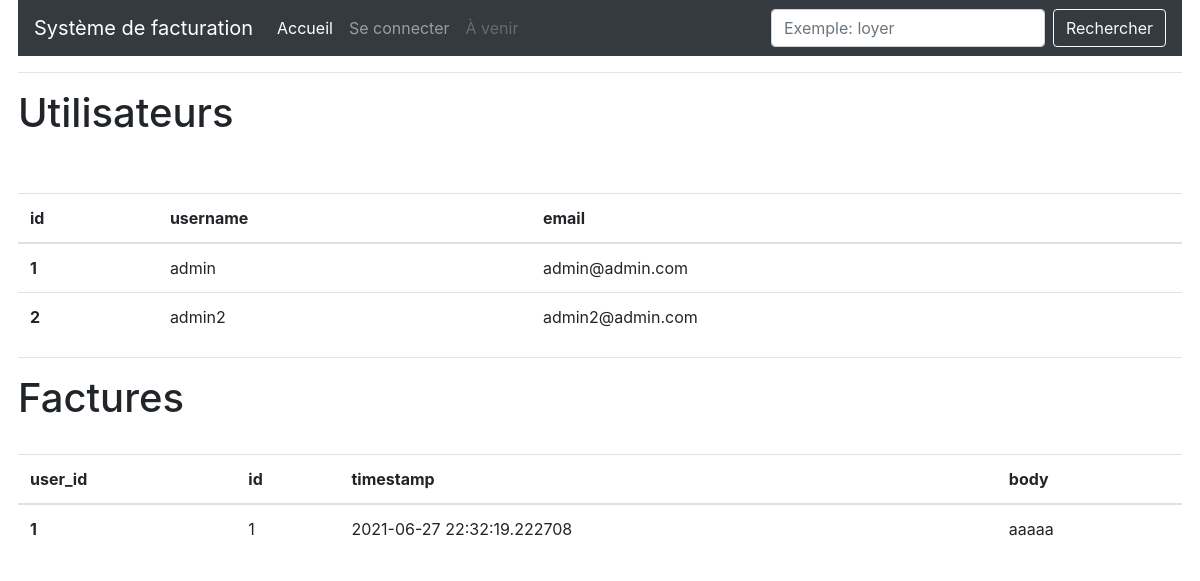
/all, run on an earlier commit of the app's database.
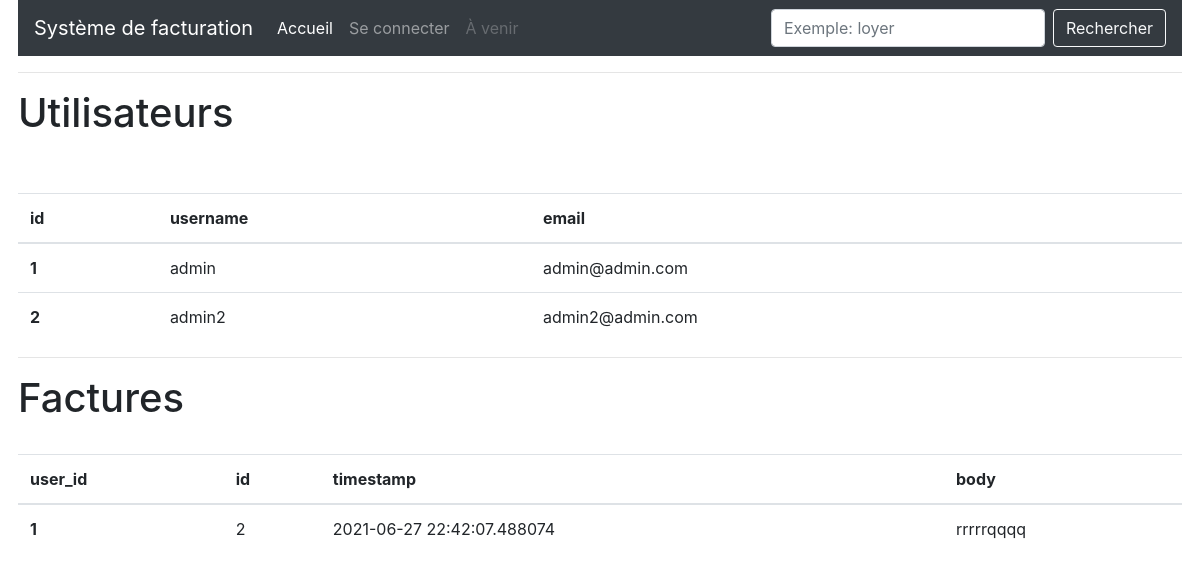
And on a later commit of the database.
### app/models.py (models this page shows, shortened)
class User(UserMixin, db.Model):
    id = db.Column(db.Integer, primary_key=True)
    username = db.Column(db.String(64), index=True, unique=True)
    email = db.Column(db.String(120), index=True, unique=True)
    password_hash = db.Column(db.String(128))
    factures = db.relationship('Facture', backref='author', lazy='dynamic')
    about_me = db.Column(db.String(140))
    last_seen = db.Column(db.DateTime, default=datetime.utcnow)

class Facture(db.Model):
    id = db.Column(db.Integer, primary_key=True)
    body = db.Column(db.String(140))
    timestamp = db.Column(db.DateTime, index=True, default=datetime.utcnow)
    user_id = db.Column(db.Integer, db.ForeignKey('user.id'))

### app/routes.py (the view)
@app.route('/all')
def all():
    users = User.query.all()
    factures = Facture.query.all()
    return render_template('all.html', users=users, factures=factures)

### app/routes.py (called while the page is built)
@app.before_request
def before_request():
    if current_user.is_authenticated:
        current_user.last_seen = datetime.utcnow()
        db.session.commit()

### app/templates/all.html
{% extends "base.html" %}
{% block content %}
  <h1>Utilisateurs</h1>
  <table class="table table-hover">
    <thead>
      <tr>
        <th scope="col">id</th>
        <th scope="col">username</th>
        <th scope="col">email</th>
      </tr>
    </thead>
    <tbody>
      {% for u in users %}
        <tr>
          <th scope="row">{{ u.id }}</th>
          <td>{{ u.username }}</td>
          <td>{{ u.email }}</td>
        </tr>
        <br>
      {% endfor %}
    </tbody>
  </table>
  <hr>
  <h1>Factures</h1>
  <table class="table table-hover">
    <thead>
      <tr>
        <th scope="col">user_id</th>
        <th scope="col">id</th>
        <th scope="col">timestamp</th>
        <th scope="col">body</th>
      </tr>
    </thead>
    <tbody>
      {% for f in factures %}
        <tr>
          <th scope="row">{{ f.user_id }}</th>
          <td>{{ f.id }}</td>
          <td>{{ f.timestamp }}</td>
          <td>{{ f.body }}</td>
        </tr>
        <br>
      {% endfor %}
    </tbody>
  </table>
{% endblock %}

What changed in the data, as far as the page shows it:
removed Facture: user_id "1", id "1", timestamp "2021-06-27 22:32:19.222708", body "aaaaa"
added Facture: user_id "1", id "2", timestamp "2021-06-27 22:42:07.488074", body "rrrrrqqqq"
